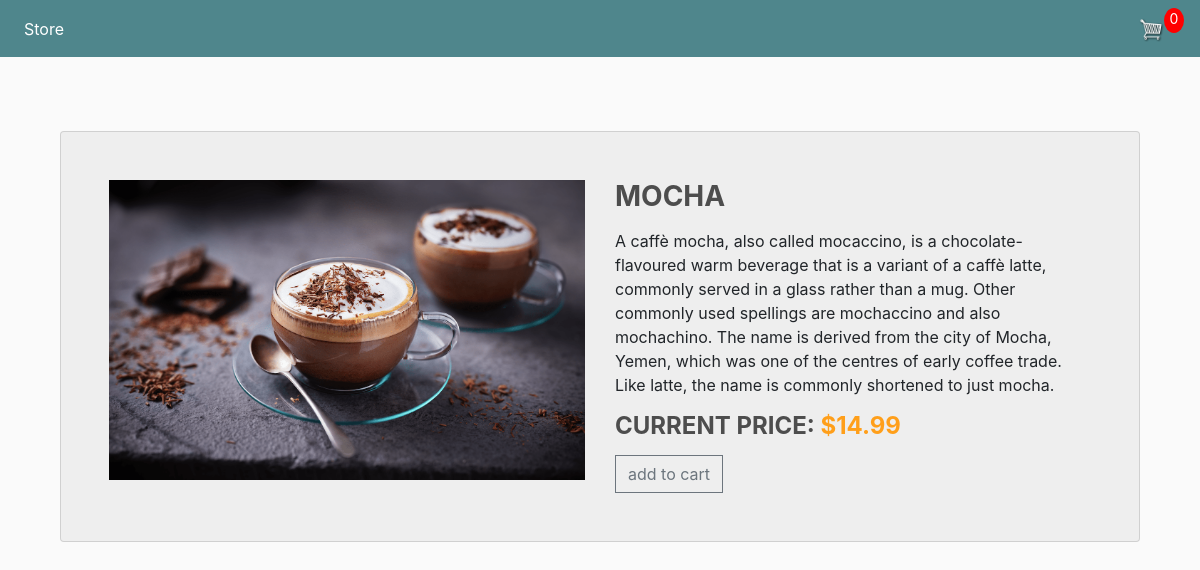
Screenshot of /product_details/2/ with the database file from the repository.
### store/models.py (models this page shows, shortened)
class Product(models.Model):
	name = models.CharField(max_length=200)
	price = models.FloatField()
	digital = models.BooleanField(default=False,null=True, blank=True)
	image = models.ImageField(null=True, blank=True)
	description = models.TextField(null=True, blank=True)
	@property
	def imageURL(self):
		try:
			url = self.image.url
		except:
			url = ''
		return url

### store/views.py (the view)
# urls.py: path('product_details/<int:productID>/', views.product_details, name="product_details"),
def product_details(request,productID):
	data = cartData(request)
	cartItems = data['cartItems']
	order = data['order']
	items = data['items']
	product=Product.objects.get(id=productID)
	context = {'items':items, 'order':order, 'cartItems':cartItems, 'product':product}
	return render(request,'store/product_details.html',context)

### store/utils.py (called while the page is built, shortened)
def cookieCart(request):
	try:
		cart = json.loads(request.COOKIES['cart'])
	except:
		cart = {}
		print('CART:', cart)
	items = []
	order = {'get_cart_total':0, 'get_cart_items':0, 'shipping':False}
	cartItems = order['get_cart_items']
	return {'cartItems':cartItems ,'order':order, 'items':items}

def cartData(request):
	if request.user.is_authenticated:
		customer = request.user.customer
		order, created = Order.objects.get_or_create(customer=customer, complete=False)
		items = order.orderitem_set.all()
		cartItems = order.get_cart_items
	else:
		cookieData = cookieCart(request)
		cartItems = cookieData['cartItems']
		order = cookieData['order']
		items = cookieData['items']
	return {'cartItems':cartItems ,'order':order, 'items':items}

### store/templates/store/product_details.html (shortened to what this page needs)
{% extends 'store/main.html' %}
{% load static %}
{% block content %}
	<div class="container">
		<div class="card">
			<div class="container-fliud">
				<div class="wrapper row">
					<div class="preview col-md-6">
						<div class="preview-pic tab-content">
						  <div class="tab-pane active" id="pic-1"><img src="{{product.imageURL}}" /></div>
						</div>
					</div>
					<div class="details col-md-6">
						<h3 class="product-title">{{product.name}}</h3>
						<p class="product-description">{{product.description}}</p>
						<h4 class="price">current price: <span>${{product.price}}</span></h4>
						<div class="action">
							<button data-product="{{product.id}}" data-action="add" class="btn btn-outline-secondary add-btn update-cart">add to cart</button>
						</div>
					</div>
				</div>
			</div>
		</div>
	</div>
	{% endblock content %}

### static/css/main.css (style rules this page uses)
body { background-color: hsl(0, 0%, 98%); }
h1,h2,h3,h4,h5,h6 { color:hsl(0, 0%, 30%); }
.btn { border-radius: 0; }

### store/templates/store/product_details.html (style rules this page uses)
body { overflow-x: hidden; }
img { max-width: 100%; }
.preview { display: -webkit-box; display: -webkit-flex; display: -ms-flexbox; display: flex; -webkit-box-orient: vertical; -webkit-box-direction: normal; -webkit-flex-direction: column; -ms-flex-direction: column; flex-direction: column; }
.preview-pic { -webkit-box-flex: 1; -webkit-flex-grow: 1; -ms-flex-positive: 1; flex-grow: 1; }
.tab-content { overflow: hidden; }
.tab-content img { width: 100%; -webkit-animation-name: opacity; animation-name: opacity; -webkit-animation-duration: .3s; animation-duration: .3s; }
.card { margin-top: 50px; background: #eee; padding: 3em; line-height: 1.5em; }
@media screen and (min-width: 997px) { .wrapper { display: -webkit-box; display: -webkit-flex; display: -ms-flexbox; display: flex; } }
.details { display: -webkit-box; display: -webkit-flex; display: -ms-flexbox; display: flex; -webkit-box-orient: vertical; -webkit-box-direction: normal; -webkit-flex-direction: column; -ms-flex-direction: column; flex-direction: column; }
.product-title, .price, .sizes, .colors { text-transform: UPPERCASE; font-weight: bold; }
.checked, .price span { color: #ff9f1a; }
.product-title, .rating, .product-description, .price, .vote, .sizes { margin-bottom: 15px; }
.product-title { margin-top: 0; }

### rows the page displays
Product: imageURL (picture), name "MOCHA", description "A caffè mocha, also called mocaccino, is a chocolate-flavoured warm beverage that is a variant of a caffè latte, commonly served in a glass rather than a mug. Other commonly used spellings are mochaccino and also mochachino. The name is derived from the city of Mocha, Yemen, which was one of the centres of early coffee trade. Like latte, the name is commonly shortened to just mocha.", price "14.99"

### other values shown
{{ cartItems }} "0"
